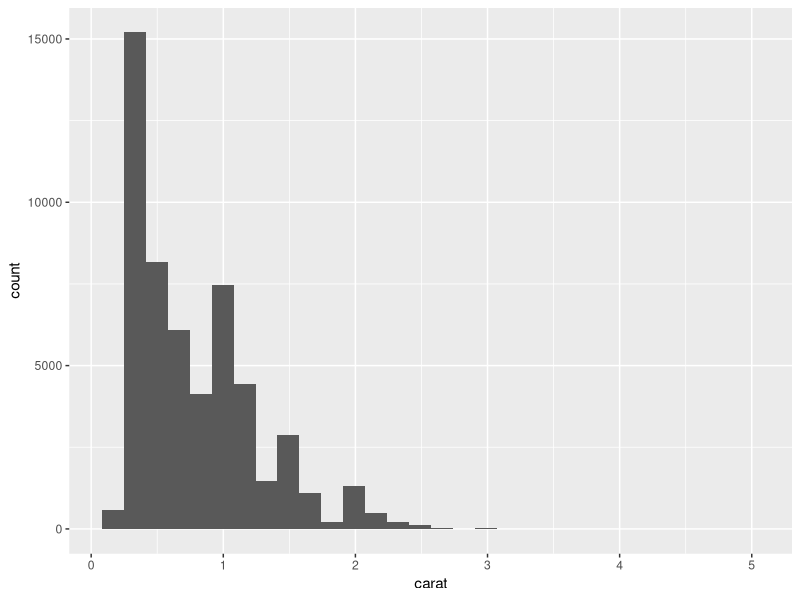
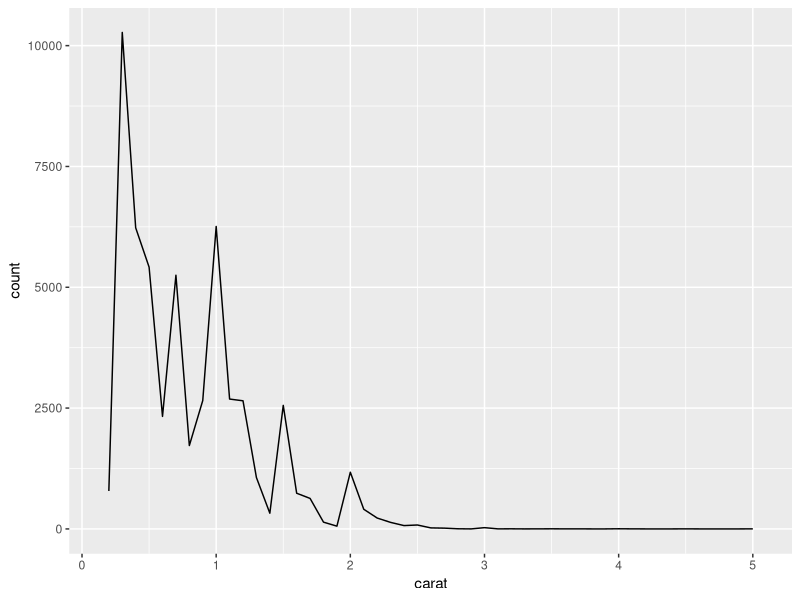
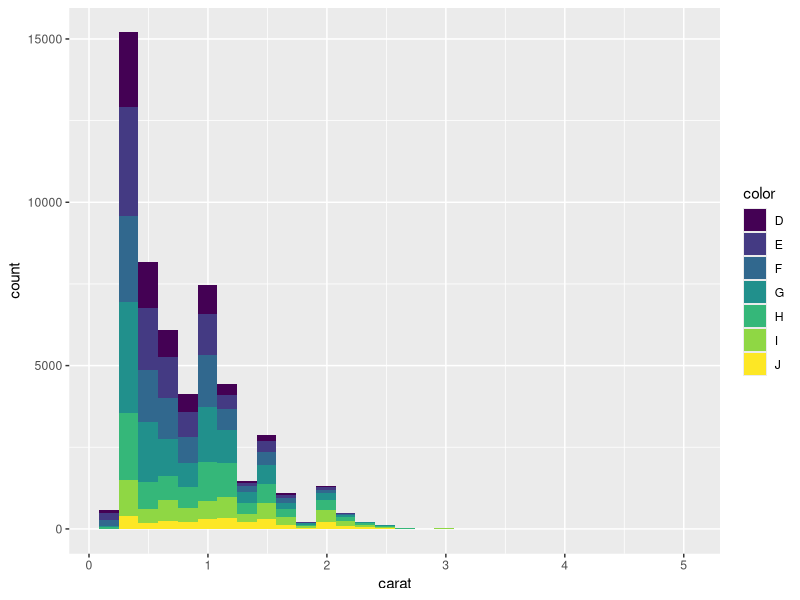
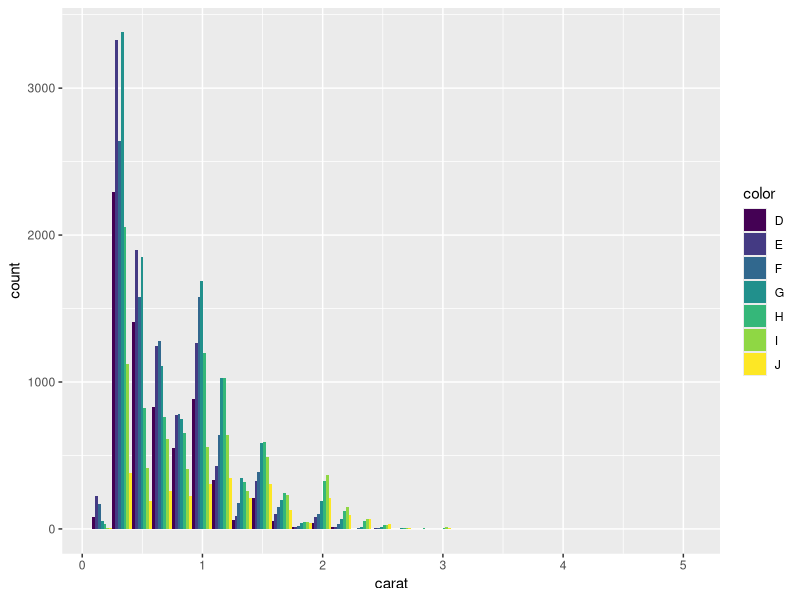

R code for these plots, in order:
## ---- chunk 1
knitr::opts_chunk$set(echo = TRUE)
## ---- chunk 2
library(ggplot2)
library(tidyverse)
## ---- chunk 3
data("diamonds")
## ---- chunk 4
ggplot(diamonds, aes(x = carat)) + 
  layer(
    geom = "bar",
    stat = "bin",
    position = "stack",
    mapping = aes(y = after_stat(count)),
    params = list(bins = 30)
  )
## ---- chunk 5
ggplot(data = diamonds, aes(x = carat)) + 
  layer(
    geom = "line",
    stat = "bin",
    position = "identity",
    mapping = aes(y = after_stat(count)),
    params = list(binwidth = 0.1)         
  )
## ---- chunk 6
ggplot(diamonds, aes(x = carat)) + 
  layer(
    geom="bar",
    stat="bin",
    position="stack",
    mapping= aes(y = after_stat(count), fill=color),
    params = list(bins = 30)
  )
## ---- chunk 7
ggplot(diamonds, aes(x = carat, fill = color)) +
  layer(
    geom = "bar",
    stat = "bin",
    position = "dodge",
    mapping = aes(y = after_stat(count)),
    params = list(bins = 30)
  )
